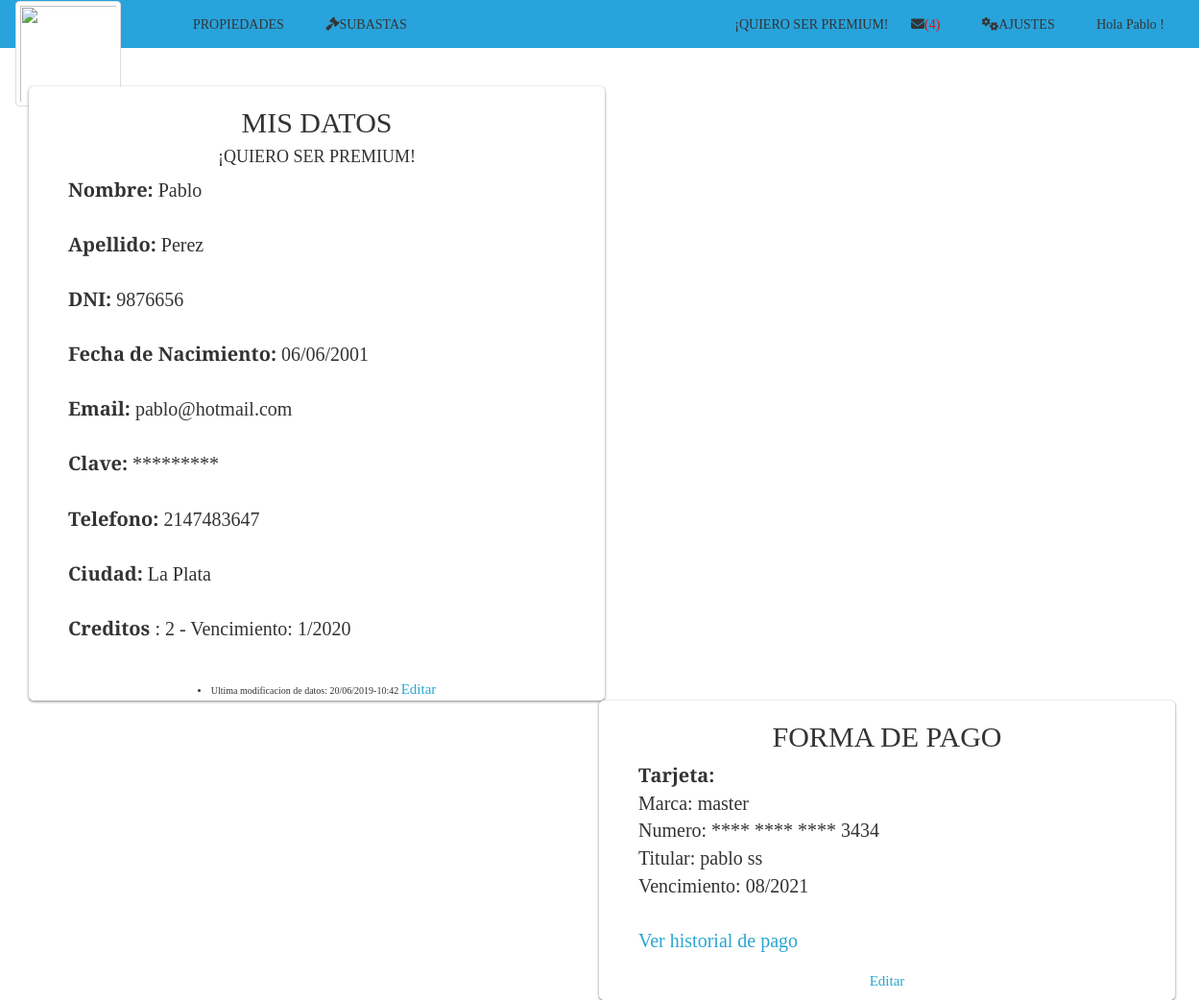
Page /misDatos.php (signed in) on the committed database.
### tables this page shows
CREATE TABLE `persona` (
  `IdPersona` int(11) NOT NULL,
  `dni` int(8) NOT NULL,
  `nombre` varchar(50) NOT NULL,
  `apellido` varchar(50) NOT NULL,
  `telefono` int(30) NOT NULL,
  `email` varchar(45) NOT NULL,
  `clave` varchar(11) NOT NULL,
  `tipoU` varchar(11) DEFAULT NULL,
  `rol` int(3) DEFAULT NULL,
  `credito` int(2) DEFAULT NULL,
  `ciudad` varchar(45) NOT NULL,
  `fechaNacimiento` datetime NOT NULL,
  `idTarjeta` int(11) NOT NULL,
  `fechaRegistro` datetime NOT NULL,
  `fechaModificacion` datetime NOT NULL
);

CREATE TABLE `tarjeta` (
  `idTarjeta` int(11) NOT NULL,
  `idPersona` int(11) NOT NULL,
  `numero` bigint(16) NOT NULL,
  `marca` text NOT NULL,
  `vencimiento` text NOT NULL,
  `codigo` int(3) NOT NULL,
  `titular` text NOT NULL
);

### misDatos.php (the view, shortened to what this page needs)
<html>
<head>
</head>
<body>
<?php
include("cabecera.php");
$con=conectar();
$id=($_SESSION['id']);
$query = "SELECT * FROM persona WHERE IdPersona = '$id' ";
            $result = mysqli_query($con, $query);
            $datosUsuario = mysqli_fetch_array($result);
$query = "SELECT * FROM tarjeta  WHERE idTarjeta ='$datosUsuario[idTarjeta]' ";
            $result = mysqli_query($con, $query);
            $datosTarjeta = mysqli_fetch_array($result);
     ?>
<br/>
 <form name="formulario" class="login-form" style="width:600px; background-color:#fff;float:left;margin-left: 30px;"><h2 align="center">  MIS DATOS</h2> <h4 align="center">
 	<?php
      if($datosUsuario['tipoU']!="premium"){
        $queryInscripto = "SELECT * FROM enesperapremium  WHERE idPersona ='$id' ";
        $resultInscripto = mysqli_query($con, $queryInscripto);
        $numInscripto=mysqli_num_rows($resultInscripto);
        if($numInscripto!=1){
        ?>
          <div class="popup2" onclick="myFunction2()" onmouseover="this.style.cssText='color:#0A88C0'" onmouseout="this.style.cssText='color:#000000'"> ¡QUIERO SER PREMIUM!
          </div>   <?php
        }
        else{echo "SOLICITUD ALTA PREMIUM ENVIADA";}
      }
       ?> </h4>
 <ul style="list-style-type:none;font-size:20px;">
      <b><li>  Nombre:</b>
         <?php echo "    $datosUsuario[nombre]";?> </li>
        <br/>
      <b><li>  Apellido:</b>
         <?php echo "    $datosUsuario[apellido]";?> </li>
        <br/>
      <b><li>  DNI:</b>
         <?php echo "    $datosUsuario[dni]";?> </li>
        <br/>
      <b><li>  Fecha de Nacimiento:</b>
         <?php echo "".date('d/m/Y', strtotime($datosUsuario['fechaNacimiento']))."";?> </li>
        <br/>
      <b><li>  Email:</b>
         <?php echo "    $datosUsuario[email]";?> </li>
        <br/>
      <b><li>  Clave:</b>
         <?php echo "    *********";?> </li>
        <br/>
      <b><li>  Telefono:</b>
         <?php echo "    $datosUsuario[telefono]";?> </li>
        <br/>
      <b><li>  Ciudad:</b>
         <?php echo "    $datosUsuario[ciudad]";?> </li>
        <br/>
      <b><li>  Creditos</b>
         <?php echo "  : $datosUsuario[credito]" ?>
              <?php
                    if ($datosUsuario['credito']!=0){
                      ?>
                      <?php
                      $nueva= date('Y');
                       $nueva= $nueva+1;
                     echo "- Vencimiento: 1/$nueva"; ?> </li>
                     <?php
                    } ?>
                    <br/>
</ul>
<li style="text-align: center; font-size: 10px"> <?php echo "  Ultima modificacion de datos: ".date('d/m/Y-H:i', strtotime($datosUsuario['fechaModificacion']))."";?>
   <a style="font-size:15px; color: #2AA6CF " href="modificarDatosUsuario.php">Editar</a></li>
 </form>
  <form name="formulario" class="login-form" style="width:600px; background-color:#fff;float:right;margin-right: 25px;"> <h2 align="center">  FORMA DE PAGO</h2>
    <ul style="list-style-type:none;font-size:20px">
      <b><li>  Tarjeta:</b></br>
         <?php echo "    Marca: $datosTarjeta[marca]";?> </li>
        <?php  $ult4 = substr($datosTarjeta['numero'],12); ?>
        <li> <?php echo "    Numero: **** **** **** $ult4";?> </li>
        <li> <?php echo "    Titular: $datosTarjeta[titular]";?> </li>
         <li><?php echo "    Vencimiento: $datosTarjeta[vencimiento]";?> </li>
         <br/>
         <li style="color: #2AA6CF"><?php echo "<a style='color: #2AA6CF'  href='historialDePago.php?id=".$id."'>Ver historial de pago </a>";?></li>
  </ul>
  <h3 align="center" style="font-size: 15px; color: #2AA6CF"><?php echo "<a style='color: #2AA6CF'  href='modificarFormaDePago.php?idT=".$datosUsuario['idTarjeta']."'>Editar </a>";?></h3>
  </form>
   </body>
   </html>

### css/estilos.css (style rules this page uses)
body { background-color:#ffffff ; font-family:'Bree Serif', serif; }
.login-form { width: 410px; margin: auto; position: relative; background: #f3f3f3; border: 1px solid #fff; border-radius: 5px; box-shadow: 0 1px 3px rgba(0,0,0,0.5); -moz-box-shadow: 0 1px 3px rgba(0,0,0,0.5); -webkit-box-shadow: 0 1px 3px rgba(0,0,0,0.5); }
.login-form a { color: black; }

### misDatos.php (style rules this page uses)
.popup2 { position: relative; display: inline-block; cursor: pointer; -webkit-user-select: none; -moz-user-select: none; -ms-user-select: none; user-select: none; }

### cabecera.php (style rules this page uses)
.popup2 { position: relative; display: inline-block; cursor: pointer; -webkit-user-select: none; -moz-user-select: none; -ms-user-select: none; user-select: none; }

### rows in the picture
persona: nombre "Pablo", apellido "Perez", dni "9876656", fechaNacimiento "06/06/2001", email "pablo@hotmail.com", telefono "2147483647", ciudad "La Plata", credito "2", fechaModificacion "20/06/2019-10:42"
tarjeta: marca "master", numero "3434", titular "pablo ss", vencimiento "08/2021"

### other values in the picture
$numero "(4)"
$_SESSION[nombre] "Pablo"
$nueva "2020"
